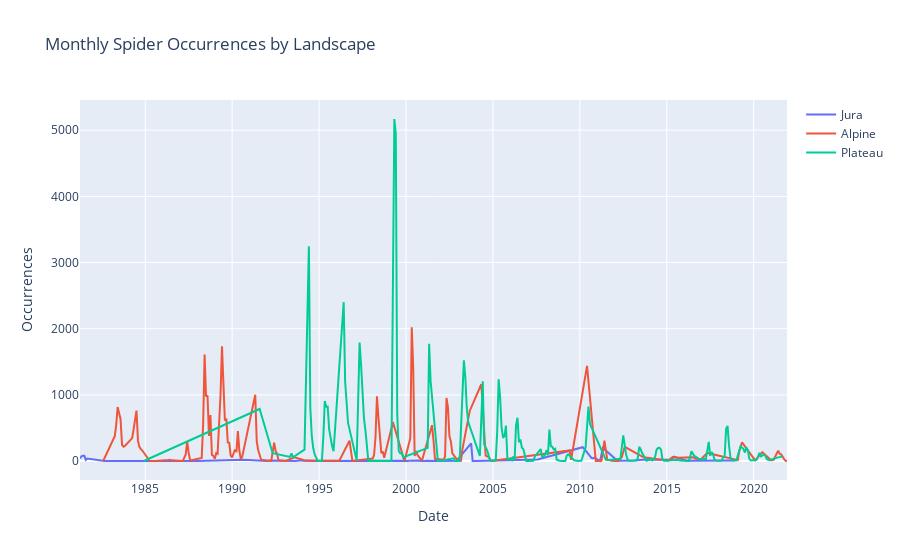

Notebook cell for this chart:
### Code cell
# Create a list of unique landscapes
landscapes = monthly_data['Landscape'].unique()

# Create the plot for spider occurrences by landscape
fig = go.Figure()

# Iterate over landscapes
for landscape in landscapes:
    # Filter data for the current landscape
    landscape_data = monthly_data[monthly_data['Landscape'] == landscape]
    
    # Add occurrences line for the current landscape
    fig.add_trace(go.Scatter(x=landscape_data['date'], y=landscape_data['occurrenceStatus'], mode='lines', name=landscape))

# Set layout
fig.update_layout(title='Monthly Spider Occurrences by Landscape',
                  xaxis_title='Date',
                  yaxis_title='Occurrences')

# Show the plot
fig.show()

### Figure 1 — Plotly figure (JSON) as saved in the notebook; plotly's stock layout.template omitted (floating-point values rounded to 4 significant figures; data arrays with more than 128 entries replaced by an {"elided": "..."} marker saying what was removed)
{"data": [{"mode": "lines", "name": "Jura", "type": "scatter", "x": ["1981-04-01T00:00:00", "1981-05-01T00:00:00", "1981-06-01T00:00:00", "1981-07-01T00:00:00", "1981-08-01T00:00:00", "1981-09-01T00:00:00", "1982-09-01T00:00:00", "1988-01-01T00:00:00", "1990-09-01T00:00:00", "1991-10-01T00:00:00", "1991-12-01T00:00:00", "1992-01-01T00:00:00", "1992-03-01T00:00:00", "1992-10-01T00:00:00", "1992-11-01T00:00:00", "1992-12-01T00:00:00", "1993-01-01T00:00:00", "1993-03-01T00:00:00", "1993-04-01T00:00:00", "1993-09-01T00:00:00", "1993-12-01T00:00:00", "1994-01-01T00:00:00", "1994-02-01T00:00:00", "1994-11-01T00:00:00", "1997-10-01T00:00:00", "1998-11-01T00:00:00", "1998-12-01T00:00:00", "2000-01-01T00:00:00", "2000-02-01T00:00:00", "2000-03-01T00:00:00", "2000-10-01T00:00:00", "2000-11-01T00:00:00", "2001-02-01T00:00:00", "2001-03-01T00:00:00", "2001-10-01T00:00:00", "2002-01-01T00:00:00", "2002-02-01T00:00:00", "2002-12-01T00:00:00", "2003-10-01T00:00:00", "2003-11-01T00:00:00", "2004-01-01T00:00:00", "2004-03-01T00:00:00", "2007-07-01T00:00:00", "2007-08-01T00:00:00", "2010-03-01T00:00:00", "2010-04-01T00:00:00", "2010-09-01T00:00:00", "2010-10-01T00:00:00", "2010-11-01T00:00:00", "2011-03-01T00:00:00", "2011-05-01T00:00:00", "2012-03-01T00:00:00", "2013-03-01T00:00:00", "2013-10-01T00:00:00", "2015-04-01T00:00:00", "2015-06-01T00:00:00", "2016-03-01T00:00:00", "2018-01-01T00:00:00", "2018-12-01T00:00:00"], "y": [40, 70, 79, 81, 18, 38, 2, 1, 21, 1, 5, 1, 8, 3, 7, 1, 3, 1, 5, 2, 12, 8, 3, 2, 8, 1, 3, 3, 1, 6, 7, 1, 2, 4, 1, 4, 4, 5, 268, 2, 1, 2, 17, 23, 209, 187, 47, 40, 52, 1, 199, 4, 10, 23, 21, 68, 5, 6, 7]}, {"mode": "lines", "name": "Alpine", "type": "scatter", "x": {"elided": "153 str values"}, "y": {"elided": "153 int values"}}, {"mode": "lines", "name": "Plateau", "type": "scatter", "x": {"elided": "207 str values"}, "y": {"elided": "207 int values"}}], "layout": {"title": {"text": "Monthly Spider Occurrences by Landscape"}, "xaxis": {"title": {"text": "Date"}}, "yaxis": {"title": {"text": "Occurrences"}}}}
